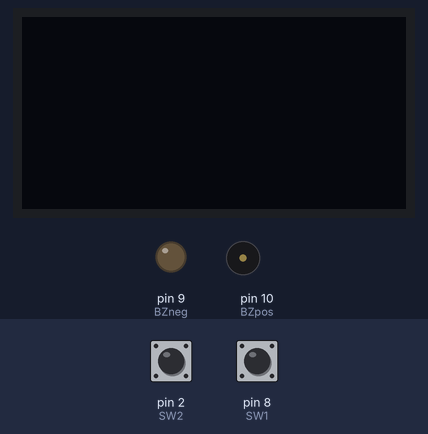
A sketch run on a simulated Arduino Uno, built with avr-gcc and run on an emulated ATmega328P. Shown: 128×64 one-colour display, output pins drawn as LEDs (lit = HIGH), buzzer (waves = sounding). The test bench sets the inputs (shaded band); at power-on: pin 8 (SW1) HIGH, pin 2 (SW2) HIGH.

Above: at 1.2 s.
1.3 s: pin 8 (SW1) pulled LOW for 0.35 s
At 2.4 s:
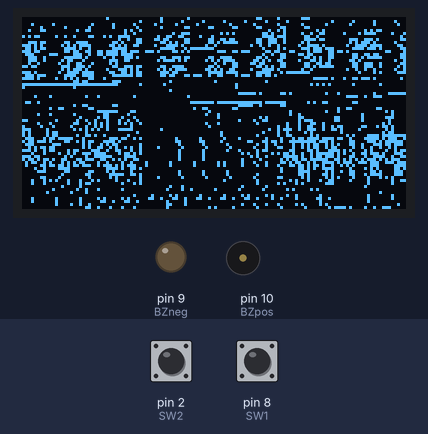
4.6 s: pin 2 (SW2) pulled LOW for 0.35 s
At 7.0 s:
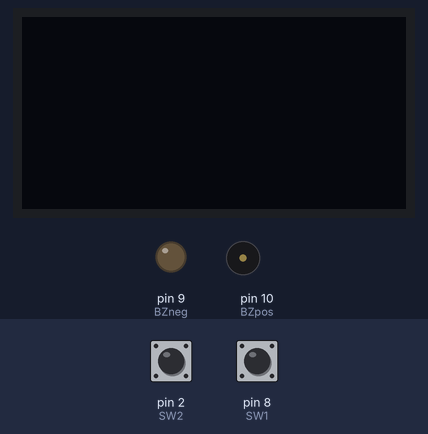
7.3 s: pin 8 (SW1) pulled LOW for 1 s
At 8.5 s:
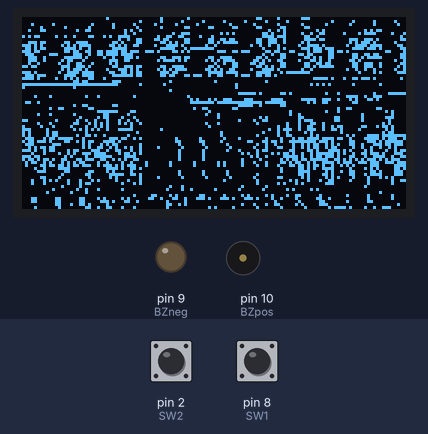
11.3 s: pin 8 (SW1) pulled LOW for 3.2 s
16.0 s: pin 2 (SW2) pulled LOW for 1 s
At 19.4 s:
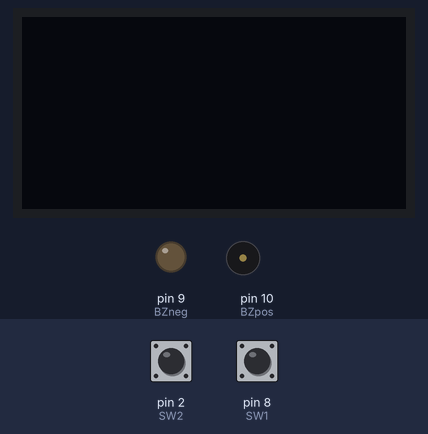
Timing chart, 0 to 19.8 s (numbered marks = the images above; inputs shaded):
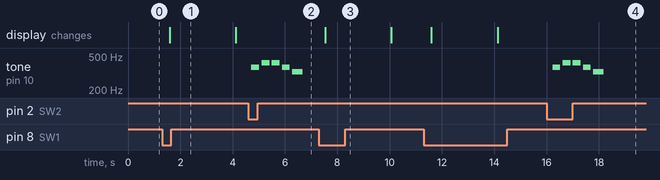

The sketch:

customer_firmware.ino
```cpp
#include <Adafruit_GFX.h>
#include <Adafruit_SSD1306.h>

#define SW1 8
#define SW2 2
#define BZpos 10
#define BZneg 9
#define SCREEN_I2C_ADDR 0x3C // or 0x3D (depends on OLED)
#define SCREEN_WIDTH 128
#define SCREEN_HEIGHT 64
#define OLED_RST_PIN -1 // we dont have any reset pin on OLED (so -1 for SnapPixel)
Adafruit_SSD1306 display(128,64, &Wire,OLED_RST_PIN);


// a set of notes with frequencies i added for snappixell
#define NOTE_G4  329
#define NOTE_A4  369
#define NOTE_C5  415
#define NOTE_D5  415
#define NOTE_E5  369


#define FRAME_DELAY (30)// in which speed the animation will be played
#define FRAME_WIDTH (64)
#define FRAME_HEIGHT (64)
#define FRAME_COUNT (sizeof(frames1)/sizeof(frames1[0]))
// the animation frames
const byte PROGMEM frames1[][512] = {
//put your custom animation in bitmap-array here
};

// 'averobitmap', 128x64px
// logo of Avero bitmap array
const unsigned char epd_bitmap_averobitmap [] PROGMEM = {
	// put your custom bitmap imager array here
};
//function to play the notes
void playNote(int frequency, int duration) {
  tone(BZpos, frequency, duration);
  delay(duration * 1.30);
  noTone(BZpos);
}


// Array of all bitmaps for convenience. (Total bytes used to store images in PROGMEM = 1040)
const int epd_bitmap_allArray_LEN = 1;
const unsigned char *epd_bitmap_allArray1[1] = {
	epd_bitmap_averobitmap
};


//display.drawBitmap(0,0,epd_bitmap,128,64,SSD1306_WHITE);
// this is for setting points in Oled
void setup() {
  pinMode(SW1, INPUT_PULLUP);
  pinMode(SW2, INPUT_PULLUP);
  pinMode(BZpos, OUTPUT);
  pinMode(BZneg, OUTPUT);
  display.begin(SSD1306_SWITCHCAPVCC, SCREEN_I2C_ADDR);


  // Clearing display at boot so it starts from black screen
  display.clearDisplay();
  display.display();
}

void loop() {
  int Val1 = digitalRead(SW1);

  int Val2 = digitalRead(SW2);


  if (Val1 == LOW) {// when SW1 is pressed this block activates

    // running the heart animation
    for (int cycle = 0; cycle < 2; cycle++) {
      for (int i = 0; i < FRAME_COUNT; i++) {
        display.clearDisplay();
        display.drawBitmap(32, 0, frames1[i], FRAME_WIDTH, FRAME_HEIGHT, SSD1306_WHITE);
        display.display();
        delay(FRAME_DELAY);
      }
    }
    display.clearDisplay();
    // showing my custom Avero logo
    display.drawBitmap(0, 0, epd_bitmap_allArray1[0], 128, 64, SSD1306_WHITE);
    display.display();

    delay(2500); // for how much time my Avero logo stays


    display.clearDisplay();
    display.display();


    delay(300); // giving a delay to micro controller to not glitvh out


  }
   if (Val2 == LOW) {// when SW2 is pressed , music notes are being played
    playNote(NOTE_E5, 300);
    playNote(NOTE_D5, 300);
    playNote(NOTE_C5, 300);
    playNote(NOTE_A4, 300);
    playNote(NOTE_G4, 400);
    delay(100);
    }

    delay(300); // normal delay for preventing glitching out
  }
```

Measured:
- after the input at 1.3 s, the display: changes after 0.29 s (image 1)
- after the input at 4.6 s, tone on pin 10 (BZpos): plays 369 Hz for 0.30 s, 415 Hz for 0.30 s, 415 Hz for 0.30 s, 369 Hz for 0.30 s, 329 Hz for 0.40 s, starting after 0.12 s
- after the input at 7.3 s, the display: changes after 0.24 s (image 3)
- after the input at 16.0 s, tone on pin 10 (BZpos): plays 369 Hz for 0.30 s, 415 Hz for 0.30 s, 415 Hz for 0.30 s, 369 Hz for 0.30 s, 329 Hz for 0.40 s, starting after 0.23 s
